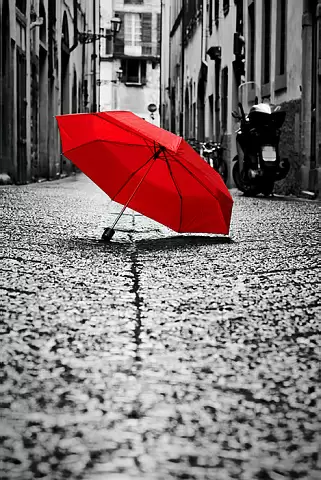
#> input picture image.jpg, 321 x 480 px, given in place of zebra.jpg, which was not available
$ python 'цоз 1 лаб.py'
#> lines starting #> are read from the running program, lines starting #| are printed output that depends on the picture; long printed decimals are rounded; pictures that were not available may be replaced by others from this repository, and a replacement may not be noted
import cv2
import numpy as np
from PIL import Image
import os


def compute_hu_moments(image_path):
    img = cv2.imread(image_path, cv2.IMREAD_GRAYSCALE)
    if img is None:
        raise FileNotFoundError(f"Could not read image: {image_path}")

    moments = cv2.moments(img)
    hu_moments = cv2.HuMoments(moments).flatten()  # Обчислюємо моменти Ху

    return hu_moments


def save_rotated_image(image_path, angle, output_path, center=None, translate=(0, 0), resample=Image.BICUBIC):
#> called with image_path = 'c:\\Users\\ASUS\\Documents\\zebra.jpg', angle = 90, output_path = 'guido_90.jpg', translate = (0, 0), resample = 3
    im = Image.open(image_path)
#> im is the input picture: PIL image 321x480 RGB; mean R, G, B 130.2, 115.4, 115.7
    im_rotate = im.rotate(angle, expand=True, center=center, translate=translate, resample=resample)
    im_rotate.save(output_path, quality=95)
    im.close()
    return output_path


image_path = "c:\\Users\\ASUS\\Documents\\zebra.jpg"

transformed_images = {
    "Original": image_path,
    "90 degrees": save_rotated_image(image_path, 90, 'guido_90.jpg'),
    "45 degrees": save_rotated_image(image_path, 45, 'guido_45.jpg'),
    "Full rotation (90 expand)": save_rotated_image(image_path, 90, 'guido_expand_90.jpg'),
    "Full rotation (45 expand)": save_rotated_image(image_path, 45, 'guido_expand_45.jpg'),
    "Bicubic resample 45 degrees": save_rotated_image(image_path, 45, 'guido_resample_bicubic.jpg',
                                                      resample=Image.BICUBIC),
    "Change center": save_rotated_image(image_path, 45, 'guido_new_center_expand.jpg', center=(0, 100)),
    "Rotation with translation": save_rotated_image(image_path, 45, 'guido_translate_45.jpg', translate=(100, 50))
}
#> in save_rotated_image (call 6), `im_rotate = im.rotate(angle, expand=True, center=center, translate=tra..`:
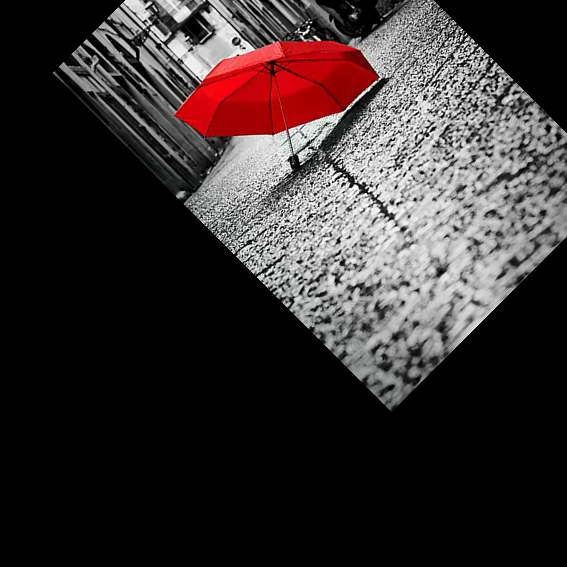
#> im_rotate: PIL image 567x567 RGB; mean R, G, B 55, 48, 48.1
#> in save_rotated_image (call 7), `im_rotate = im.rotate(angle, expand=True, center=center, translate=tra..`:
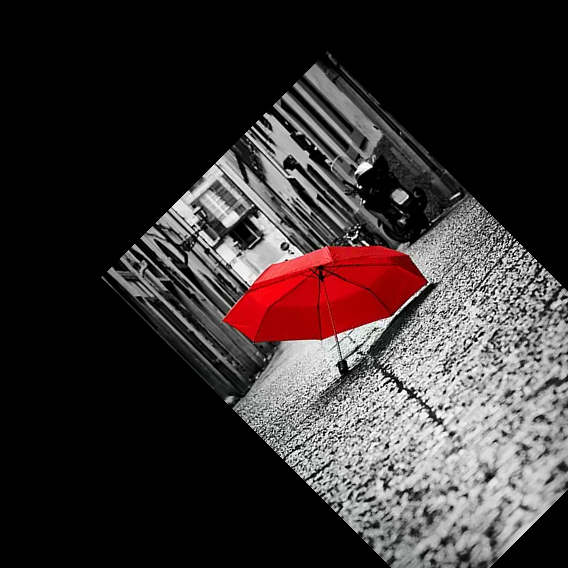
#> im_rotate: PIL image 568x568 RGB; mean R, G, B 57.8, 50.8, 50.9

hu_moments_results = {desc: compute_hu_moments(path) for desc, path in transformed_images.items()}
#> in compute_hu_moments, `img = cv2.imread(image_path, cv2.IMREAD_GRAYSCALE)`:
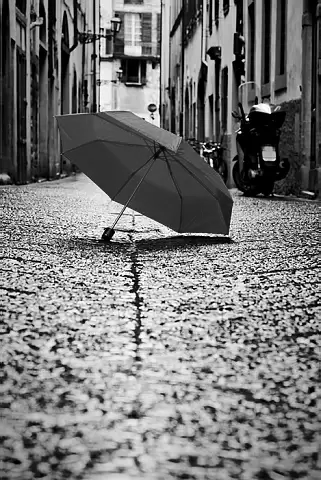
#> img: shape (480, 321); min 0, max 255, mean 119.8
#> in compute_hu_moments, `moments = cv2.moments(img)`: moments = moments, m00 18466487, centre m10/m00, m01/m00 = (155, 265.5)
#> in compute_hu_moments, `hu_moments = cv2.HuMoments(moments).flatten()`: hu_moments = [0.00139, 3.28e-07, 1.43e-10, 1.21e-10, 1.53e-20, 6.72e-14, -4.6e-21]
#> call 2 of compute_hu_moments, with image_path = 'guido_90.jpg'
#> in compute_hu_moments (call 2), `img = cv2.imread(image_path, cv2.IMREAD_GRAYSCALE)`:
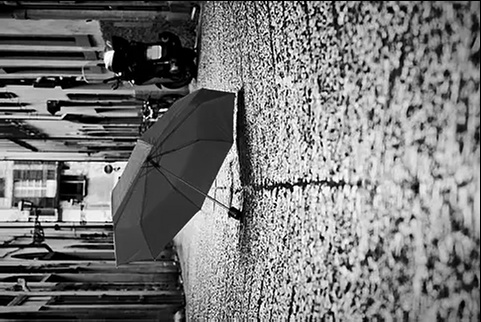
#> img: shape (322, 481); min 0, max 255, mean 118.9
#> in compute_hu_moments (call 2), `moments = cv2.moments(img)`: moments = moments, m00 18419137, centre m10/m00, m01/m00 = (265.4, 165.8)
#> in compute_hu_moments (call 2), `hu_moments = cv2.HuMoments(moments).flatten()`: hu_moments = [0.00139, 3.31e-07, 1.44e-10, 1.22e-10, 1.56e-20, 6.82e-14, -4.6e-21]
#> call 3 of compute_hu_moments, with image_path = 'guido_45.jpg'
#> in compute_hu_moments (call 3), `img = cv2.imread(image_path, cv2.IMREAD_GRAYSCALE)`:
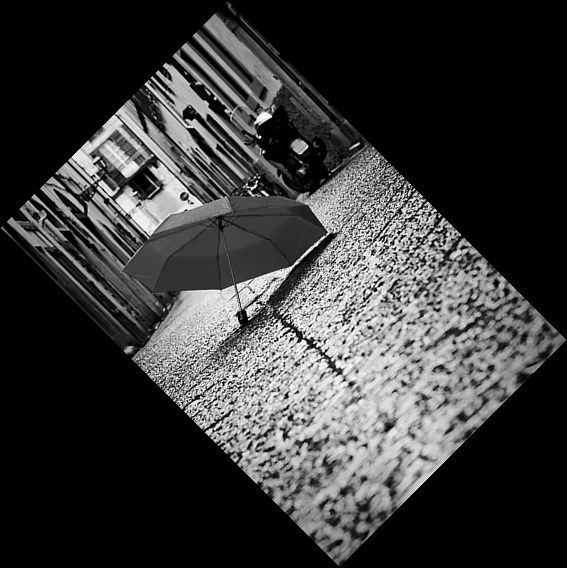
#> img: shape (568, 567); min 0, max 255, mean 57.1
#> in compute_hu_moments (call 3), `moments = cv2.moments(img)`: moments = moments, m00 18396875, centre m10/m00, m01/m00 = (297.8, 305.3)
#> in compute_hu_moments (call 3), `hu_moments = cv2.HuMoments(moments).flatten()`: hu_moments = [0.00139, 3.28e-07, 1.44e-10, 1.22e-10, 1.55e-20, 6.76e-14, -4.66e-21]
#> in compute_hu_moments (call 7), `img = cv2.imread(image_path, cv2.IMREAD_GRAYSCALE)`:
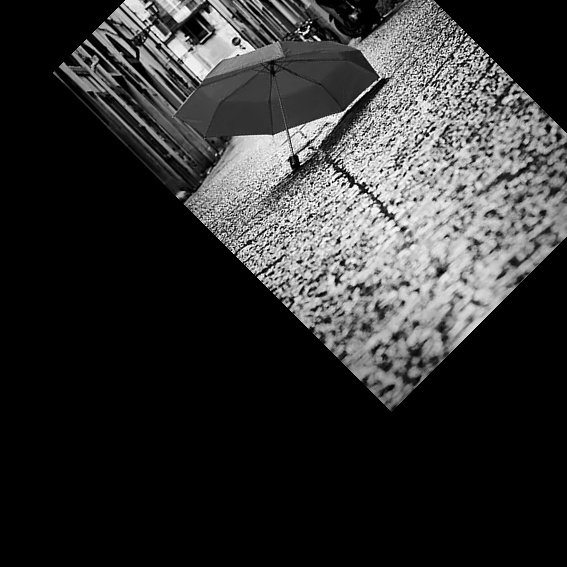
#> img: shape (567, 567); min 0, max 255, mean 50.1
#> in compute_hu_moments (call 7), `moments = cv2.moments(img)`: moments = moments, m00 16106455, centre m10/m00, m01/m00 = (358, 175.2)
#> in compute_hu_moments (call 7), `hu_moments = cv2.HuMoments(moments).flatten()`: hu_moments = [0.0013, 2.26e-07, 4.96e-10, 1.54e-10, 4.18e-20, 7.32e-14, -8.31e-21]
#> in compute_hu_moments (call 8), `img = cv2.imread(image_path, cv2.IMREAD_GRAYSCALE)`:
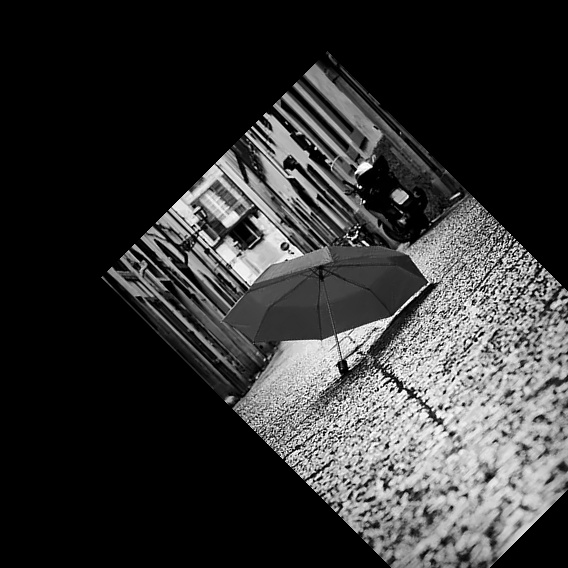
#> img: shape (568, 568); min 0, max 255, mean 52.9
#> in compute_hu_moments (call 8), `moments = cv2.moments(img)`: moments = moments, m00 17072909, centre m10/m00, m01/m00 = (385, 349.9)
#> in compute_hu_moments (call 8), `hu_moments = cv2.HuMoments(moments).flatten()`: hu_moments = [0.0014, 3.63e-07, 4.12e-11, 1.28e-10, 7.65e-21, 7.7e-14, -5.25e-21]
#> hu_moments_results = 8 items

print("\n📊 Hu Moments Comparison:")
for desc, moments in hu_moments_results.items():
    print(f"{desc}: {moments}")
#> this loop made 8 passes
#> desc on passes 1 to 8: 'Original', '90 degrees', '45 degrees', 'Full rotation (90 expand)', 'Full rotation (45 expand)', 'Bicubic resample 45 degrees', 'Change center', 'Rotation with translation'
#> (printed output is left out)

original_moments = hu_moments_results["Original"]
#> original_moments = [0.00139, 3.28e-07, 1.43e-10, 1.21e-10, 1.53e-20, 6.72e-14, -4.6e-21]
print("\n🔍 Degree of Distortion:")
for desc, moments in hu_moments_results.items():
    if desc != "Original":
        diff = np.linalg.norm(original_moments - moments)  # Обчислюємо відстань між моментами
        print(f"{desc}: {diff:.6f}")
#> this loop made 8 passes
#> (desc, diff) on passes 2 to 8: ('90 degrees', 5.13e-06), ('45 degrees', 3.84e-06), ('Full rotation (90 expand)', 5.13e-06), ('Full rotation (45 expand)', 3.84e-06), ('Bicubic resample 45 degrees', 3.84e-06), ('Change center', 9.04e-05), ('Rotation with translation', 1.19e-05)
#| 90 degrees: 5e-06
#| 45 degrees: 4e-06
#| Full rotation (90 expand): 5e-06
#| Full rotation (45 expand): 4e-06
#| Bicubic resample 45 degrees: 4e-06
#| Change center: 9e-05
#| Rotation with translation: 1.2e-05
